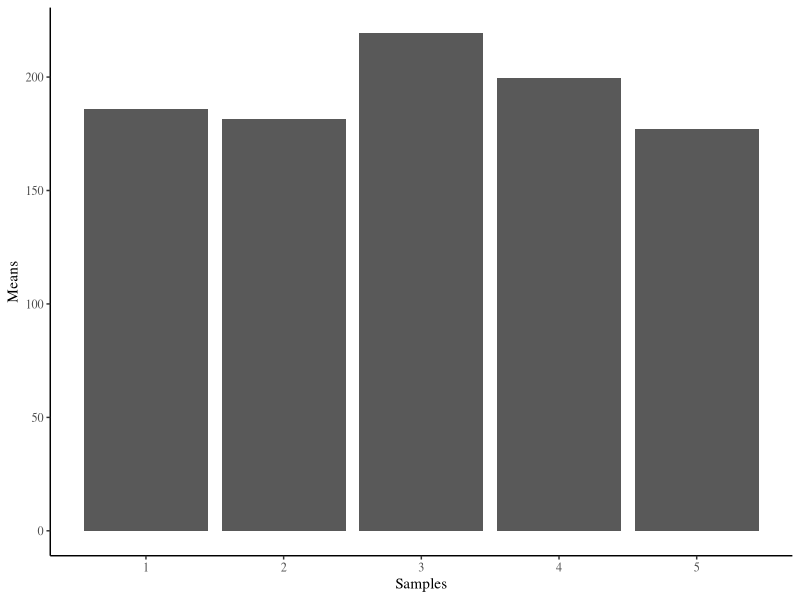

Here is the R script that generated this plot:
## ---- chunk 1
knitr::opts_chunk$set(echo = TRUE, message=FALSE)
## ---- chunk 2
library(dplyr)
library(ggplot2)
## ---- chunk 3
observations <- rnorm(5*25, mean = 200, sd = 100)
samples <- rep(1:5, each = 25)
my_data <- data.frame(samples, observations)

means <- my_data %>% 
  group_by(samples) %>% 
  summarize(sample_mean=mean(observations))

sample_means_plot<- ggplot(means, aes(samples,sample_mean)) +
  geom_bar(stat = "identity") +
  theme_classic()+
  theme(text = element_text(family = "Times"), legend.position = "none") +
  labs(x = "Samples", y = "Means")

sample_means_plot
## ---- chunk 4

